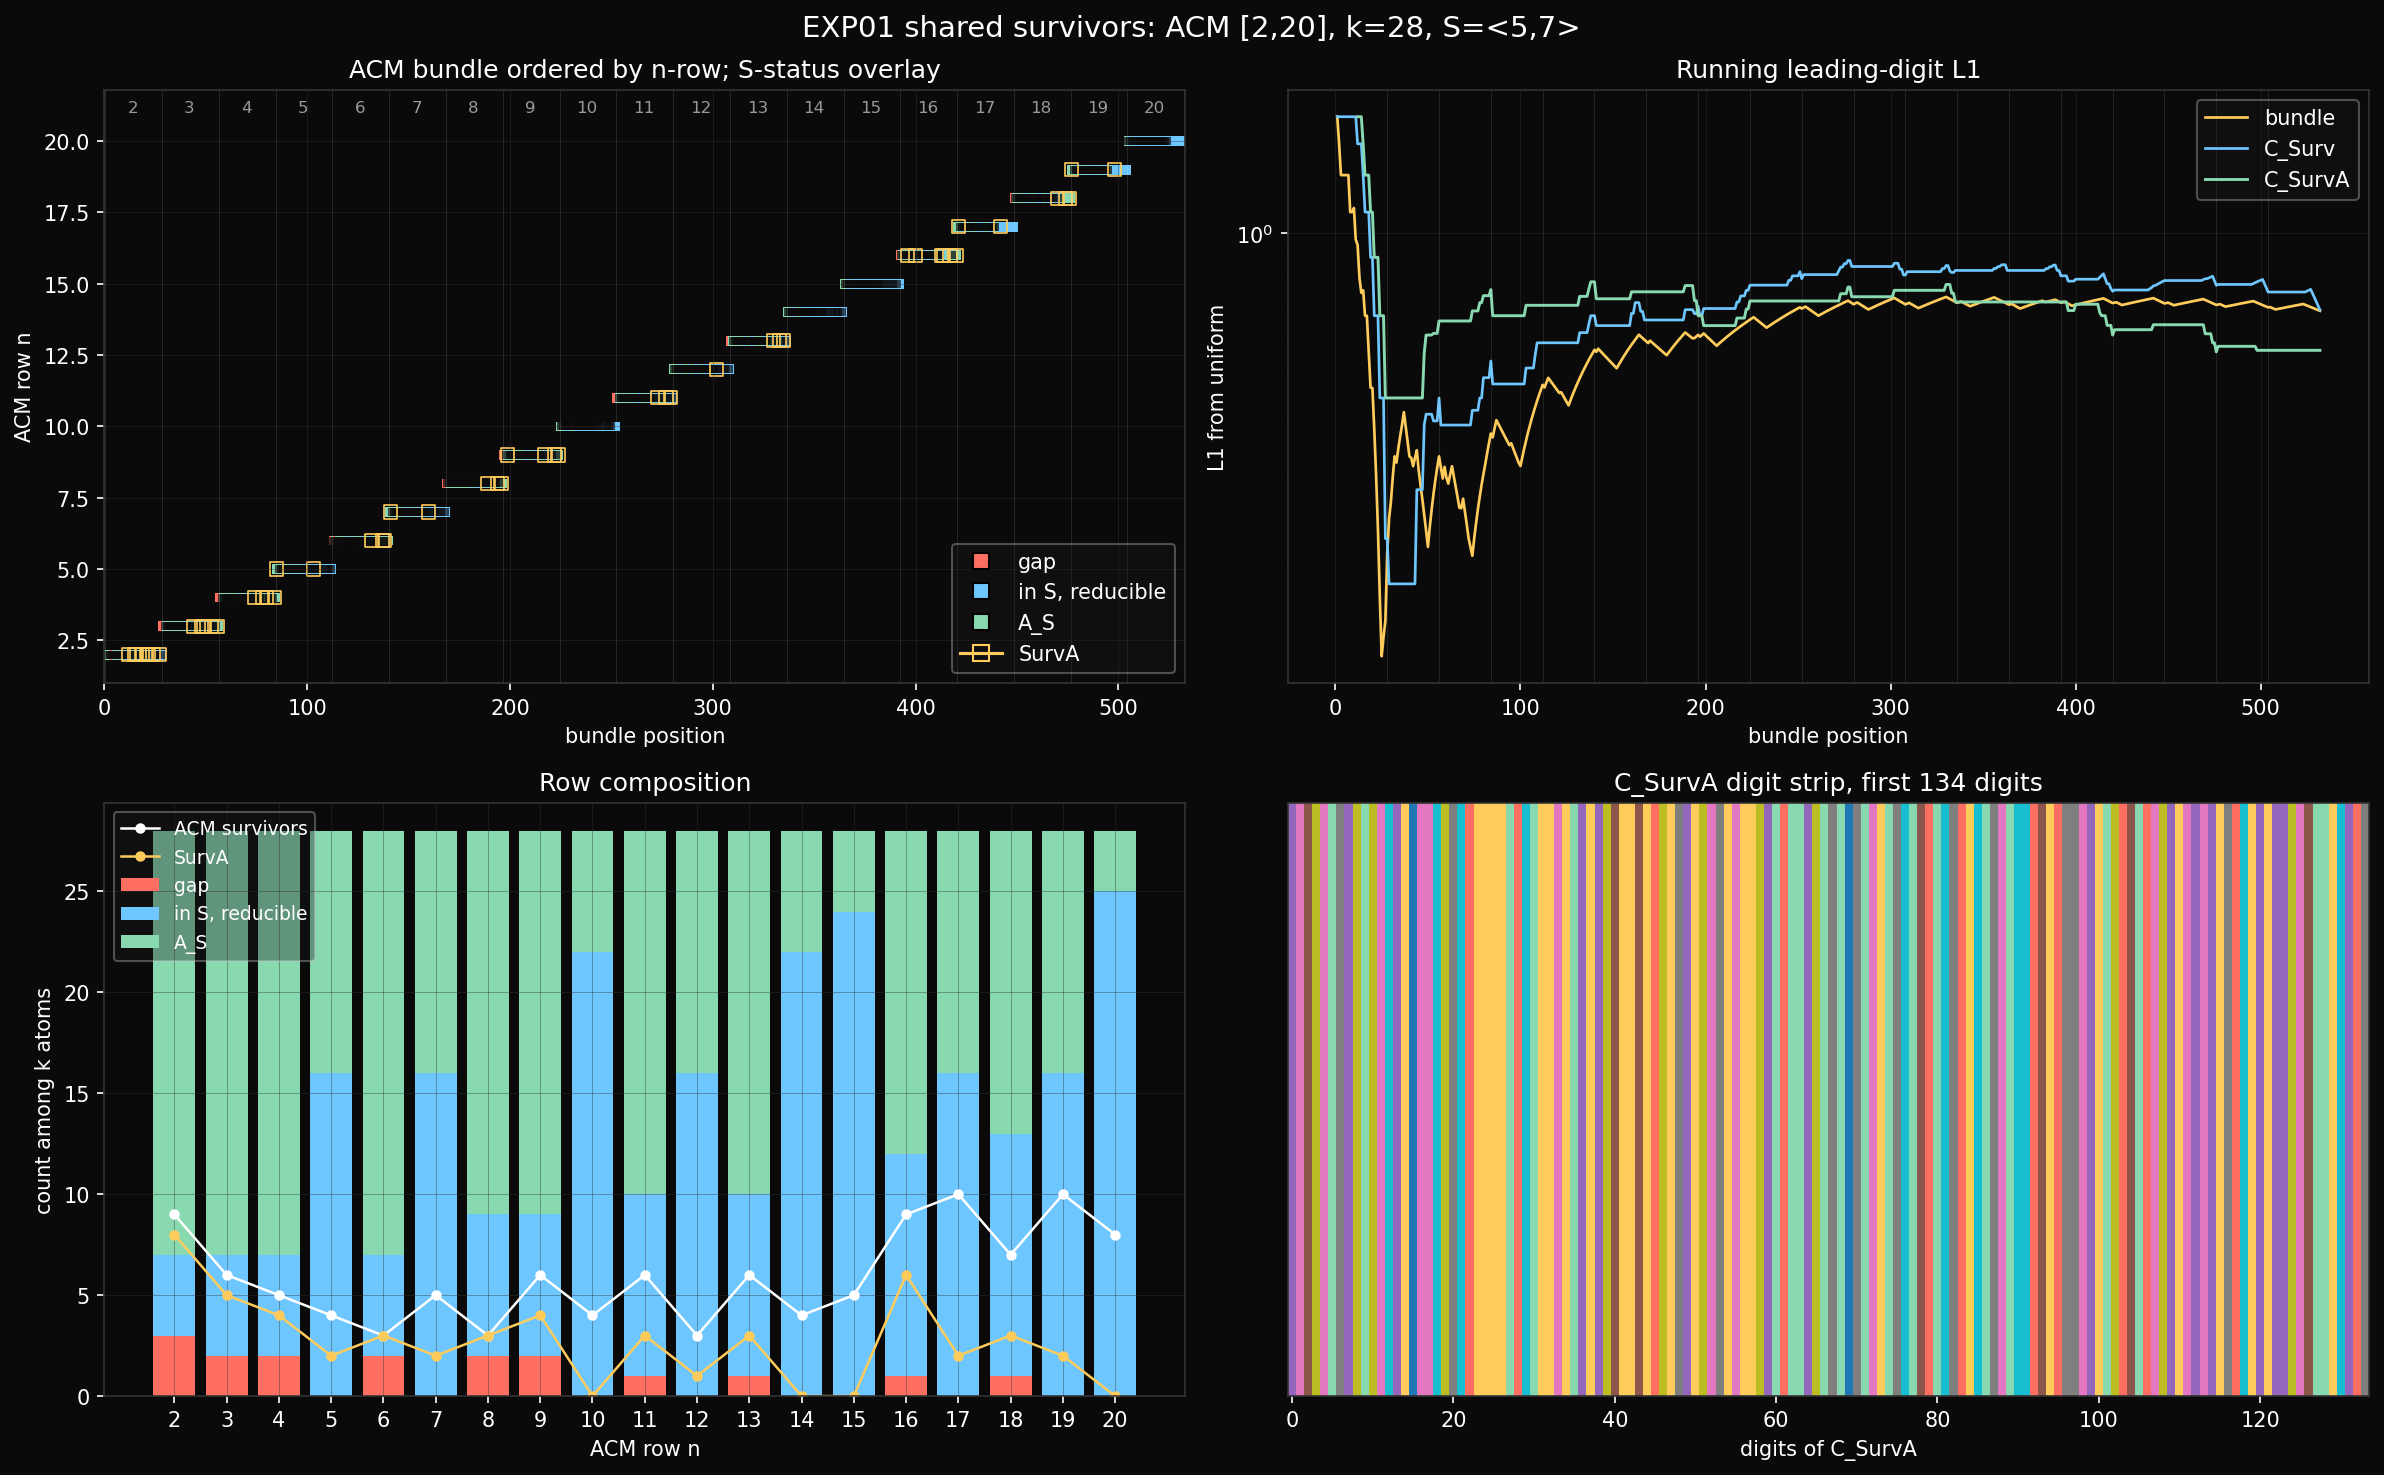

This figure's Python source:
"""
EXP01 — shared survivors for an ACM n/k window inside a numerical
semigroup.

Build the ordinary ACM survivor bundle over rows n0..n1, k atoms per
row.  Then classify every bundle integer against a numerical semigroup
S: gap, S-reducible, or multiplicative atom A_S.  The shared survivor
stream C_SurvA is the subsequence that survives the ACM bundle and is
also in A_S.

Outputs:
- exp01_shared_survivors.png
- exp01_shared_survivors.txt
"""

import os
import sys

import numpy as np
import matplotlib.pyplot as plt
from matplotlib.colors import ListedColormap
from matplotlib.lines import Line2D

HERE = os.path.dirname(os.path.abspath(__file__))
ROOT = os.path.abspath(os.path.join(HERE, '..', '..', '..'))
sys.path.insert(0, os.path.join(ROOT, 'interlock'))

from ns_atoms import numerical_semigroup, gap_set, frobenius_number, is_atom  # noqa: E402


N0, N1, K = 2, 20, 28
GENERATORS = (5, 7)

PALETTE = {
    "bg": "#0a0a0a",
    "fg": "white",
    "grid": "#333333",
    "yellow": "#ffcc5c",
    "blue": "#6ec6ff",
    "red": "#ff6f61",
    "green": "#88d8b0",
}


def nth_n_prime(n, index):
    """1-indexed atom of M_n = {1} ∪ nZ_{>0}, n >= 2."""
    q, r = divmod(index - 1, n - 1)
    return n * (q * n + r + 1)


def bundle_atoms(n0, n1, k):
    """[(n, m), ...] in row-major ACM read order."""
    return [(n, nth_n_prime(n, j))
            for n in range(n0, n1 + 1)
            for j in range(1, k + 1)]


def survival_mask(atoms):
    counts = {}
    for _, m in atoms:
        counts[m] = counts.get(m, 0) + 1
    return np.array([counts[m] == 1 for _, m in atoms], dtype=bool), counts


def leading_digit(n):
    while n >= 10:
        n //= 10
    return n


def leading_l1_trace(atoms, keep_mask):
    """Running L1 from uniform over leading digits 1..9."""
    counts = np.zeros(9, dtype=np.int64)
    out = np.full(len(atoms), np.nan, dtype=float)
    total = 0
    uniform = np.full(9, 1.0 / 9.0)
    for i, ((_, m), keep) in enumerate(zip(atoms, keep_mask)):
        if keep:
            counts[leading_digit(m) - 1] += 1
            total += 1
        if total:
            out[i] = np.abs(counts / total - uniform).sum()
    return out


def digit_stream(values):
    return [int(ch) for v in values for ch in str(v)]


def classify_bundle(atoms, S):
    """0 = gap, 1 = in S reducible, 2 = in A_S."""
    status = np.zeros(len(atoms), dtype=np.int8)
    for i, (_, m) in enumerate(atoms):
        if m not in S:
            status[i] = 0
        elif is_atom(m, S):
            status[i] = 2
        else:
            status[i] = 1
    return status


def write_summary(path, atoms, status, acm_surv, surv_a, S, counts):
    rows = []
    values = [m for _, m in atoms]
    surv_values = [m for (_, m), keep in zip(atoms, acm_surv) if keep]
    surv_a_values = [m for (_, m), keep in zip(atoms, surv_a) if keep]
    gaps = gap_set(S, max(values))
    lines = [
        "EXP01 shared survivors",
        f"S = <{','.join(map(str, GENERATORS))}>",
        f"ACM window = [{N0},{N1}], k = {K}",
        f"max bundle integer = {max(values)}",
        f"G = {gaps}",
        f"F = {frobenius_number(S, max(values))}",
        "",
        f"bundle atoms          = {len(atoms)}",
        f"distinct integers     = {len(counts)}",
        f"ACM survivors         = {int(acm_surv.sum())}",
        f"gap hits              = {int((status == 0).sum())}",
        f"S-reducible hits      = {int((status == 1).sum())}",
        f"A_S hits              = {int((status == 2).sum())}",
        f"C_SurvA atoms         = {int(surv_a.sum())}",
        f"C_SurvA digit length  = {len(digit_stream(surv_a_values))}",
        "",
        "first C_Surv values:",
        "  " + ", ".join(map(str, surv_values[:60])),
        "",
        "first C_SurvA values:",
        "  " + ", ".join(map(str, surv_a_values[:60])),
        "",
        "Per-row counts:",
        f"{'n':>3} {'gap':>4} {'red':>4} {'A_S':>4} {'surv':>5} {'SurvA':>5}",
        "-" * 31,
    ]
    for n in range(N0, N1 + 1):
        idx = np.array([i for i, (row_n, _) in enumerate(atoms) if row_n == n])
        row = (
            n,
            int((status[idx] == 0).sum()),
            int((status[idx] == 1).sum()),
            int((status[idx] == 2).sum()),
            int(acm_surv[idx].sum()),
            int(surv_a[idx].sum()),
        )
        rows.append(row)
        lines.append(f"{row[0]:>3} {row[1]:>4} {row[2]:>4} {row[3]:>4} "
                     f"{row[4]:>5} {row[5]:>5}")
    with open(path, "w") as f:
        f.write("\n".join(lines) + "\n")
    return rows


def draw_plot(atoms, status, acm_surv, surv_a, row_counts, out_path):
    surv_a_values = [m for (_, m), keep in zip(atoms, surv_a) if keep]
    n_atoms = len(atoms)
    x = np.arange(1, n_atoms + 1)
    row_n = np.array([n for n, _ in atoms])

    fig, axes = plt.subplots(2, 2, figsize=(16, 10))
    fig.patch.set_facecolor(PALETTE["bg"])
    axes = axes.ravel()
    for ax in axes:
        ax.set_facecolor(PALETTE["bg"])
        ax.tick_params(colors=PALETTE["fg"])
        for spine in ax.spines.values():
            spine.set_color(PALETTE["grid"])
        ax.grid(color=PALETTE["grid"], linewidth=0.35, alpha=0.55)

    # Ordered bundle barcode.
    ax = axes[0]
    colors = np.array([PALETTE["red"], PALETTE["blue"], PALETTE["green"]])
    ax.scatter(x, row_n, c=colors[status], s=22, marker="s", linewidths=0)
    killed = ~acm_surv
    ax.scatter(x[killed], row_n[killed], c=PALETTE["bg"], s=12, marker="s",
               linewidths=0, alpha=0.72)
    ax.scatter(x[surv_a], row_n[surv_a], facecolors="none",
               edgecolors=PALETTE["yellow"], s=40, marker="s", linewidths=0.8)
    for j, n in enumerate(range(N0, N1 + 1)):
        boundary = j * K + 0.5
        ax.axvline(boundary, color="white", linewidth=0.35, alpha=0.16)
        ax.text(j * K + K / 2, N1 + 0.9, str(n), color="#999999",
                ha="center", va="bottom", fontsize=8)
    ax.set_ylim(N0 - 1, N1 + 1.8)
    ax.set_xlim(0, n_atoms + 1)
    ax.set_title("ACM bundle ordered by n-row; S-status overlay",
                 color=PALETTE["fg"])
    ax.set_xlabel("bundle position", color=PALETTE["fg"])
    ax.set_ylabel("ACM row n", color=PALETTE["fg"])
    handles = [
        Line2D([0], [0], marker="s", color="none", markerfacecolor=PALETTE["red"],
               label="gap", markersize=8),
        Line2D([0], [0], marker="s", color="none", markerfacecolor=PALETTE["blue"],
               label="in S, reducible", markersize=8),
        Line2D([0], [0], marker="s", color="none", markerfacecolor=PALETTE["green"],
               label="A_S", markersize=8),
        Line2D([0], [0], marker="s", color=PALETTE["yellow"], markerfacecolor="none",
               label="SurvA", markersize=8),
    ]
    ax.legend(handles=handles, facecolor="#1a1a1a", labelcolor=PALETTE["fg"],
              framealpha=0.35, loc="lower right")

    # Two/three tongues.
    ax = axes[1]
    all_mask = np.ones(n_atoms, dtype=bool)
    ax.semilogy(x, leading_l1_trace(atoms, all_mask), color=PALETTE["yellow"],
                linewidth=1.3, label="bundle")
    ax.semilogy(x, leading_l1_trace(atoms, acm_surv), color=PALETTE["blue"],
                linewidth=1.3, label="C_Surv")
    ax.semilogy(x, leading_l1_trace(atoms, surv_a), color=PALETTE["green"],
                linewidth=1.4, label="C_SurvA")
    for j in range(1, N1 - N0 + 1):
        ax.axvline(j * K, color="white", linewidth=0.35, alpha=0.14)
    ax.set_title("Running leading-digit L1", color=PALETTE["fg"])
    ax.set_xlabel("bundle position", color=PALETTE["fg"])
    ax.set_ylabel("L1 from uniform", color=PALETTE["fg"])
    ax.legend(facecolor="#1a1a1a", labelcolor=PALETTE["fg"], framealpha=0.35)

    # Per-row composition.
    ax = axes[2]
    ns = np.array([r[0] for r in row_counts])
    gap = np.array([r[1] for r in row_counts])
    red = np.array([r[2] for r in row_counts])
    atom = np.array([r[3] for r in row_counts])
    surv = np.array([r[4] for r in row_counts])
    surva = np.array([r[5] for r in row_counts])
    ax.bar(ns, gap, color=PALETTE["red"], label="gap")
    ax.bar(ns, red, bottom=gap, color=PALETTE["blue"], label="in S, reducible")
    ax.bar(ns, atom, bottom=gap + red, color=PALETTE["green"], label="A_S")
    ax.plot(ns, surv, color="white", marker="o", linewidth=1.2,
            markersize=4, label="ACM survivors")
    ax.plot(ns, surva, color=PALETTE["yellow"], marker="o", linewidth=1.2,
            markersize=4, label="SurvA")
    ax.set_title("Row composition", color=PALETTE["fg"])
    ax.set_xlabel("ACM row n", color=PALETTE["fg"])
    ax.set_ylabel("count among k atoms", color=PALETTE["fg"])
    ax.set_xticks(ns)
    ax.legend(facecolor="#1a1a1a", labelcolor=PALETTE["fg"], framealpha=0.35,
              fontsize=9)

    # Digit strip of C_SurvA.
    ax = axes[3]
    digits = digit_stream(surv_a_values)
    max_digits = min(260, len(digits))
    arr = np.array(digits[:max_digits], dtype=np.int8)[None, :]
    cmap = ListedColormap([
        "#1f77b4", "#ffcc5c", "#88d8b0", "#ff6f61", "#9467bd",
        "#8c564b", "#e377c2", "#7f7f7f", "#bcbd22", "#17becf",
    ])
    ax.imshow(arr, aspect="auto", interpolation="nearest", cmap=cmap,
              vmin=0, vmax=9)
    ax.set_yticks([])
    ax.set_xlabel("digits of C_SurvA", color=PALETTE["fg"])
    ax.set_title(f"C_SurvA digit strip, first {max_digits} digits",
                 color=PALETTE["fg"])
    ax.grid(False)

    fig.suptitle(
        f"EXP01 shared survivors: ACM [{N0},{N1}], k={K}, "
        f"S=<{','.join(map(str, GENERATORS))}>",
        color=PALETTE["fg"],
        fontsize=14,
    )
    plt.tight_layout()
    plt.savefig(out_path, dpi=150, facecolor=PALETTE["bg"],
                bbox_inches="tight")


def main():
    atoms = bundle_atoms(N0, N1, K)
    # ACM survivor sanity check from SURVIVORS.md.
    ex_atoms = bundle_atoms(2, 4, 5)
    ex_mask, _ = survival_mask(ex_atoms)
    assert [m for (_, m), keep in zip(ex_atoms, ex_mask) if keep] == [
        2, 10, 14, 18, 3, 15, 21, 4, 8, 20, 24
    ]

    acm_surv, counts = survival_mask(atoms)
    max_value = max(m for _, m in atoms)
    S = numerical_semigroup(GENERATORS, max_value)
    status = classify_bundle(atoms, S)
    surv_a = acm_surv & (status == 2)

    txt_path = os.path.join(HERE, "exp01_shared_survivors.txt")
    row_counts = write_summary(txt_path, atoms, status, acm_surv, surv_a, S, counts)
    png_path = os.path.join(HERE, "exp01_shared_survivors.png")
    draw_plot(atoms, status, acm_surv, surv_a, row_counts, png_path)

    print(f"Saved {txt_path}")
    print(f"Saved {png_path}")


if __name__ == "__main__":
    main()
